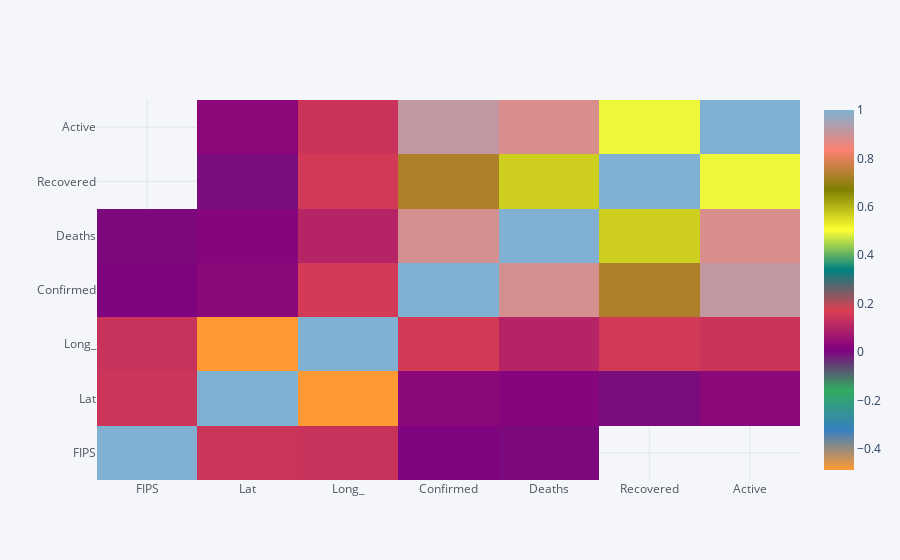
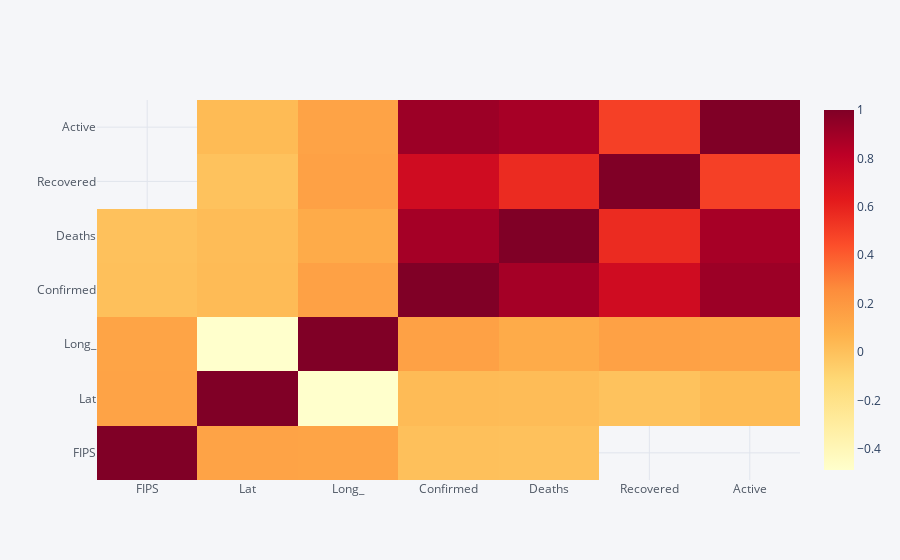
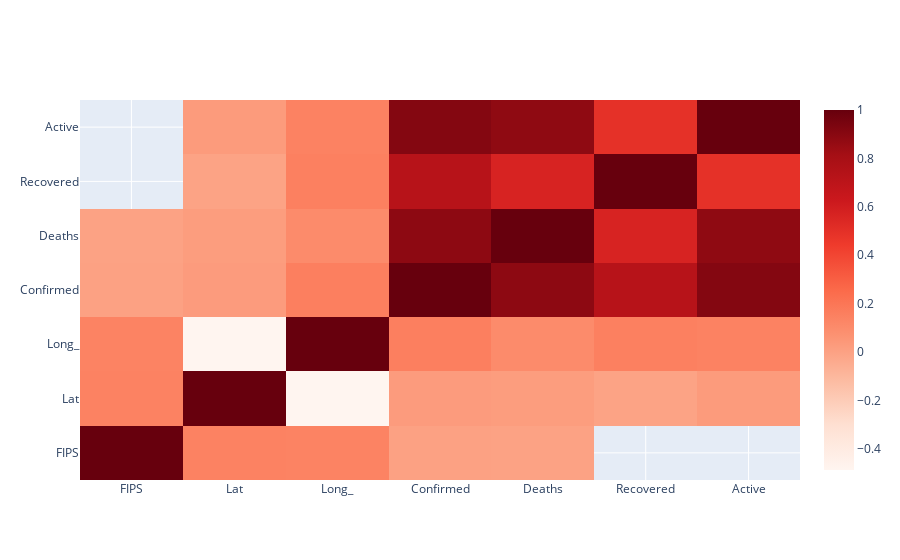
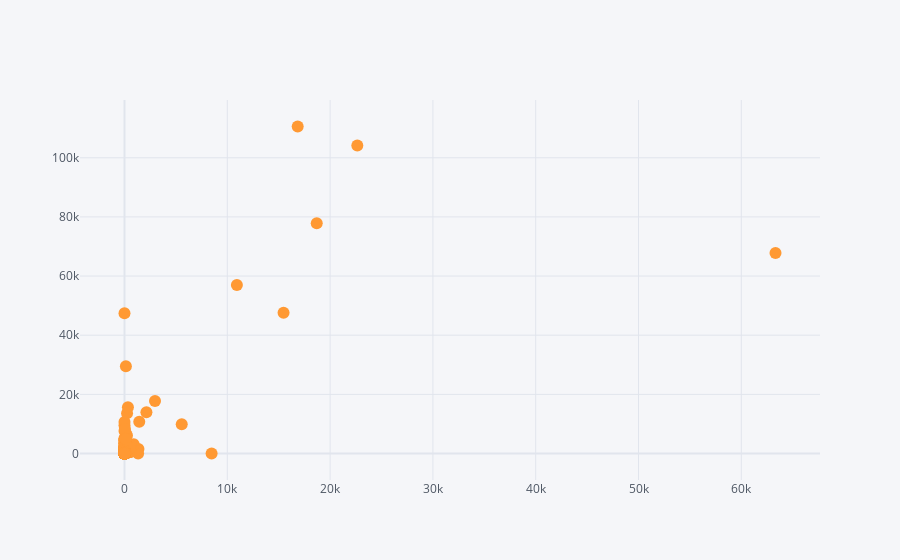

Here is the notebook cell these charts were saved with, in order:
### Code cell
# correlation

import plotly.graph_objects as go
import cufflinks as cf
import pandas as pd
cf.go_offline(connected=True)

df = pd.read_csv('../documents/00_Material(Uploaded)/COVID-19-master/csse_covid_19_data/csse_covid_19_daily_reports/04-01-2020.csv', encoding='utf-8-sig')
print(df.head())

# 1) heatmap
df_corr = df.corr()
df_corr.iplot(kind='heatmap')

# cf.help('heatmap')
cf.colors.scales()
df_corr.iplot(kind='heatmap', colorscale='ylorrd')

import plotly.graph_objects as go
fig = go.Figure()
fig.add_trace(
    go.Heatmap(    
        x=df_corr.index,
        y=df_corr.columns,
        z=df_corr,
        colorscale='reds'
    )
)

fig.show()

# 2) scatter
df.iplot(kind='scatter', x='Recovered', y='Confirmed', mode='markers')

# cf.help('scatter')

import plotly.graph_objects as go
fig = go.Figure()
fig.add_trace(
    go.Scatter(    
        x=df['Recovered'],
        y=df['Confirmed'],
        mode='markers'
    )
)

fig.show()

### Figure 1 — Plotly figure (JSON) as saved in the notebook; plotly's stock layout.template omitted (floating-point values rounded to 4 significant figures)
{"data": [{"colorscale": [[0, "rgb(255, 153, 51)"], [0.1111, "rgb(55, 128, 191)"], [0.2222, "rgb(50, 171, 96)"], [0.3333, "rgb(128, 0, 128)"], [0.4444, "rgb(219, 64, 82)"], [0.5556, "rgb(0, 128, 128)"], [0.6667, "rgb(255, 255, 51)"], [0.7778, "rgb(128, 128, 0)"], [0.8889, "rgb(251, 128, 114)"], [1, "rgb(128, 177, 211)"]], "type": "heatmap", "x": ["FIPS", "Lat", "Long_", "Confirmed", "Deaths", "Recovered", "Active"], "y": ["FIPS", "Lat", "Long_", "Confirmed", "Deaths", "Recovered", "Active"], "z": [[1, 0.1442, 0.1398, 0.003306, -0.0001903, null, null], [0.1442, 1, -0.4875, 0.02822, 0.02158, -0.00463, 0.0293], [0.1398, -0.4875, 1, 0.1571, 0.104, 0.156, 0.1437], [0.003306, 0.02822, 0.1571, 1, 0.8866, 0.7273, 0.9132], [-0.0001903, 0.02158, 0.104, 0.8866, 1, 0.5678, 0.8806], [null, -0.00463, 0.156, 0.7273, 0.5678, 1, 0.4931], [null, 0.0293, 0.1437, 0.9132, 0.8806, 0.4931, 1]], "zmax": null, "zmin": null}], "layout": {"legend": {"bgcolor": "#F5F6F9", "font": {"color": "#4D5663"}}, "paper_bgcolor": "#F5F6F9", "plot_bgcolor": "#F5F6F9", "title": {"font": {"color": "#4D5663"}}, "xaxis": {"gridcolor": "#E1E5ED", "showgrid": true, "tickfont": {"color": "#4D5663"}, "title": {"font": {"color": "#4D5663"}, "text": ""}, "zerolinecolor": "#E1E5ED"}, "yaxis": {"gridcolor": "#E1E5ED", "showgrid": true, "tickfont": {"color": "#4D5663"}, "title": {"font": {"color": "#4D5663"}, "text": ""}, "zerolinecolor": "#E1E5ED"}}}

### Figure 2 — Plotly figure (JSON) as saved in the notebook; plotly's stock layout.template omitted (floating-point values rounded to 4 significant figures)
{"data": [{"colorscale": [[0, "rgb(255,255,204)"], [0.125, "rgb(255,237,160)"], [0.25, "rgb(254,217,118)"], [0.375, "rgb(254,178,76)"], [0.5, "rgb(253,141,60)"], [0.625, "rgb(252,78,42)"], [0.75, "rgb(227,26,28)"], [0.875, "rgb(189,0,38)"], [1, "rgb(128,0,38)"]], "type": "heatmap", "x": ["FIPS", "Lat", "Long_", "Confirmed", "Deaths", "Recovered", "Active"], "y": ["FIPS", "Lat", "Long_", "Confirmed", "Deaths", "Recovered", "Active"], "z": [[1, 0.1442, 0.1398, 0.003306, -0.0001903, null, null], [0.1442, 1, -0.4875, 0.02822, 0.02158, -0.00463, 0.0293], [0.1398, -0.4875, 1, 0.1571, 0.104, 0.156, 0.1437], [0.003306, 0.02822, 0.1571, 1, 0.8866, 0.7273, 0.9132], [-0.0001903, 0.02158, 0.104, 0.8866, 1, 0.5678, 0.8806], [null, -0.00463, 0.156, 0.7273, 0.5678, 1, 0.4931], [null, 0.0293, 0.1437, 0.9132, 0.8806, 0.4931, 1]], "zmax": null, "zmin": null}], "layout": {"legend": {"bgcolor": "#F5F6F9", "font": {"color": "#4D5663"}}, "paper_bgcolor": "#F5F6F9", "plot_bgcolor": "#F5F6F9", "title": {"font": {"color": "#4D5663"}}, "xaxis": {"gridcolor": "#E1E5ED", "showgrid": true, "tickfont": {"color": "#4D5663"}, "title": {"font": {"color": "#4D5663"}, "text": ""}, "zerolinecolor": "#E1E5ED"}, "yaxis": {"gridcolor": "#E1E5ED", "showgrid": true, "tickfont": {"color": "#4D5663"}, "title": {"font": {"color": "#4D5663"}, "text": ""}, "zerolinecolor": "#E1E5ED"}}}

### Figure 3 — Plotly figure (JSON) as saved in the notebook; plotly's stock layout.template omitted (floating-point values rounded to 4 significant figures)
{"data": [{"colorscale": [[0, "rgb(255,245,240)"], [0.125, "rgb(254,224,210)"], [0.25, "rgb(252,187,161)"], [0.375, "rgb(252,146,114)"], [0.5, "rgb(251,106,74)"], [0.625, "rgb(239,59,44)"], [0.75, "rgb(203,24,29)"], [0.875, "rgb(165,15,21)"], [1, "rgb(103,0,13)"]], "type": "heatmap", "x": ["FIPS", "Lat", "Long_", "Confirmed", "Deaths", "Recovered", "Active"], "y": ["FIPS", "Lat", "Long_", "Confirmed", "Deaths", "Recovered", "Active"], "z": [[1, 0.1442, 0.1398, 0.003306, -0.0001903, null, null], [0.1442, 1, -0.4875, 0.02822, 0.02158, -0.00463, 0.0293], [0.1398, -0.4875, 1, 0.1571, 0.104, 0.156, 0.1437], [0.003306, 0.02822, 0.1571, 1, 0.8866, 0.7273, 0.9132], [-0.0001903, 0.02158, 0.104, 0.8866, 1, 0.5678, 0.8806], [null, -0.00463, 0.156, 0.7273, 0.5678, 1, 0.4931], [null, 0.0293, 0.1437, 0.9132, 0.8806, 0.4931, 1]]}], "layout": {}}

### Figure 4 — Plotly figure (JSON) as saved in the notebook; plotly's stock layout.template omitted (floating-point values rounded to 4 significant figures; data arrays with more than 128 entries replaced by an {"elided": "..."} marker saying what was removed)
{"data": [{"line": {"color": "rgba(255, 153, 51, 1.0)", "dash": "solid", "shape": "linear", "width": 1.3}, "marker": {"size": 12, "symbol": "circle"}, "mode": "markers", "name": "Confirmed", "text": "", "type": "scatter", "x": {"elided": "2483 int values"}, "y": {"elided": "2483 int values"}}], "layout": {"legend": {"bgcolor": "#F5F6F9", "font": {"color": "#4D5663"}}, "paper_bgcolor": "#F5F6F9", "plot_bgcolor": "#F5F6F9", "title": {"font": {"color": "#4D5663"}}, "xaxis": {"gridcolor": "#E1E5ED", "showgrid": true, "tickfont": {"color": "#4D5663"}, "title": {"font": {"color": "#4D5663"}, "text": ""}, "zerolinecolor": "#E1E5ED"}, "yaxis": {"gridcolor": "#E1E5ED", "showgrid": true, "tickfont": {"color": "#4D5663"}, "title": {"font": {"color": "#4D5663"}, "text": ""}, "zerolinecolor": "#E1E5ED"}}}
